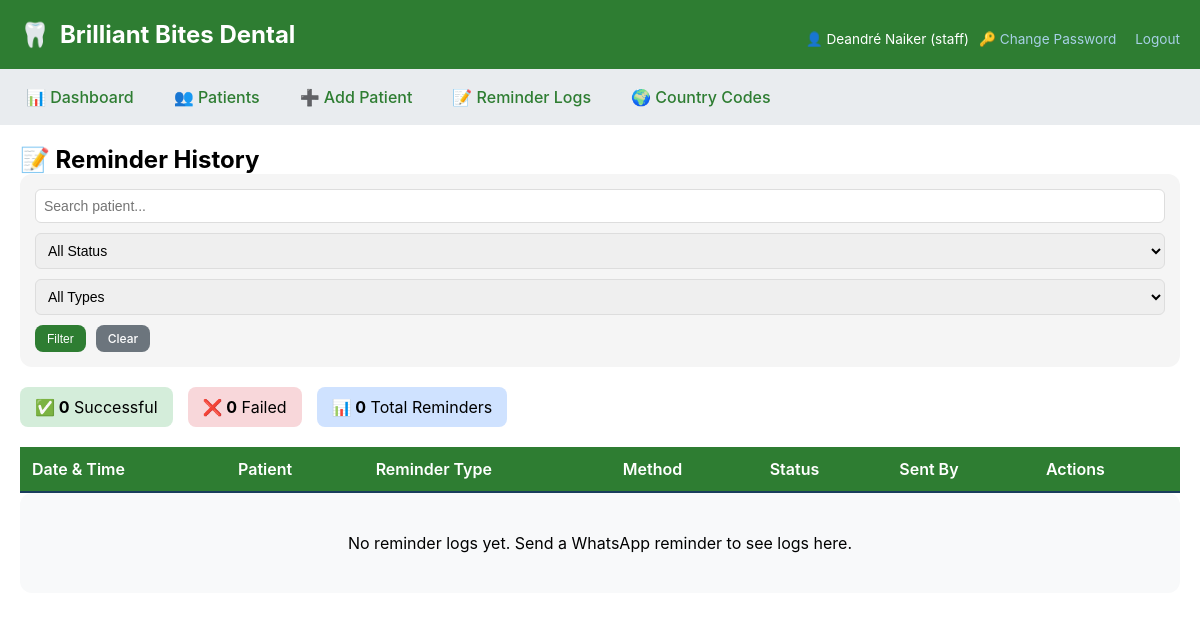
Page /reminder_logs (signed in) on the earlier database version.
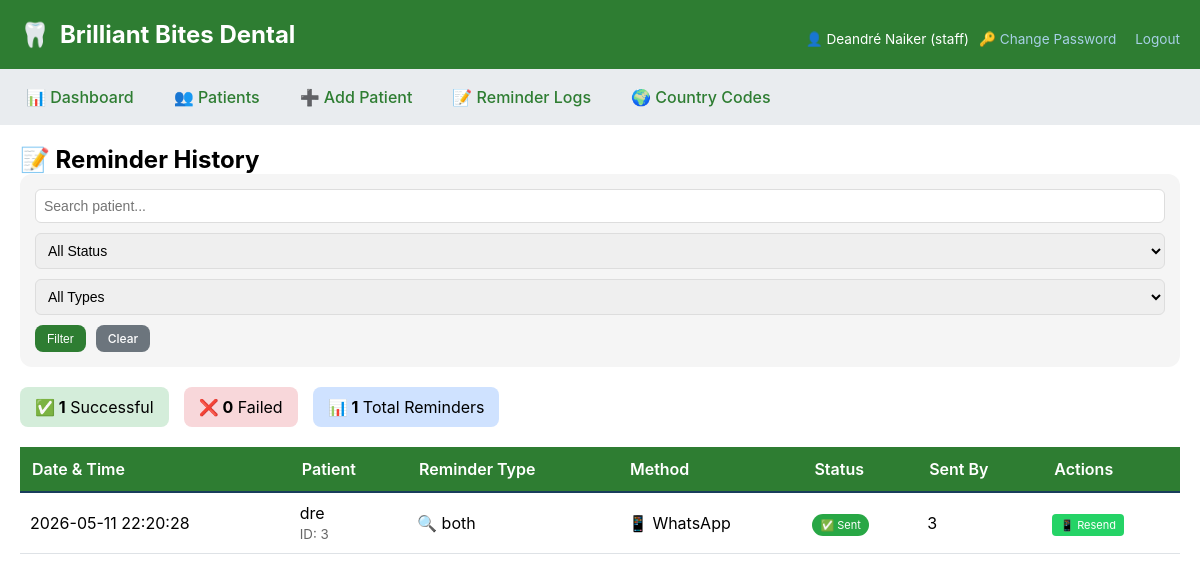
Same page on the later database version.
### tables this page shows
CREATE TABLE reminder_logs (
        id INTEGER PRIMARY KEY AUTOINCREMENT,
        patient_id INTEGER,
        patient_name TEXT,
        reminder_type TEXT,
        sent_at TIMESTAMP DEFAULT CURRENT_TIMESTAMP,
        method TEXT,
        status TEXT,
        error_details TEXT,
        sent_by INTEGER,
        FOREIGN KEY (sent_by) REFERENCES users (id)
    );

### app.py (the view)
@app.route('/reminder_logs')
@login_required
def reminder_logs():
    conn = get_db()
    search = request.args.get('search', '')
    status_filter = request.args.get('status', '')
    type_filter = request.args.get('type', '')
    query = "SELECT * FROM reminder_logs WHERE 1=1"
    params = []
    if search:
        query += " AND patient_name LIKE ?"
        params.append(f'%{search}%')
    if status_filter:
        query += " AND status = ?"
        params.append(status_filter)
    if type_filter:
        query += " AND reminder_type LIKE ?"
        params.append(f'%{type_filter}%')
    query += " ORDER BY sent_at DESC LIMIT 500"
    logs = conn.execute(query, params).fetchall()
    stats = {
        'total': conn.execute("SELECT COUNT(*) as count FROM reminder_logs").fetchone()['count'],
        'sent': conn.execute("SELECT COUNT(*) as count FROM reminder_logs WHERE status = 'sent'").fetchone()['count'],
        'failed': conn.execute("SELECT COUNT(*) as count FROM reminder_logs WHERE status = 'failed'").fetchone()[
            'count']
    }
    conn.close()
    return render_template('reminder_logs.html', logs=logs, stats=stats,
                           search=search, status=status_filter, type=type_filter)

### app.py (called while the page is built)
def get_db():
    conn = sqlite3.connect('dental.db', timeout=30)
    conn.row_factory = sqlite3.Row
    return conn

def login_required(f):
    @wraps(f)
    def decorated_function(*args, **kwargs):
        if 'user_id' not in session:
            flash('Please login to continue', 'warning')
            return redirect(url_for('login'))
        return f(*args, **kwargs)
    return decorated_function

### templates/reminder_logs.html (shortened to what the changed rows need)
{% extends "base.html" %}
{% block content %}
<h2>📝 Reminder History</h2>
<div style="background: #f5f5f5; padding: 15px; border-radius: 12px; margin-bottom: 20px;">
    <form method="GET" style="display: flex; gap: 10px; flex-wrap: wrap;">
    </form>
</div>
<div style="display: flex; gap: 15px; margin-bottom: 20px; flex-wrap: wrap;">
    <div style="background: #d4edda; padding: 10px 15px; border-radius: 8px;">
        <strong>✅ {{ stats.sent }}</strong> Successful
    </div>
    <div style="background: #f8d7da; padding: 10px 15px; border-radius: 8px;">
    </div>
    <div style="background: #cfe2ff; padding: 10px 15px; border-radius: 8px;">
        <strong>📊 {{ stats.total }}</strong> Total Reminders
    </div>
</div>
<div class="table-responsive">
    <table style="width: 100%; border-collapse: collapse;">
        <thead>
            <tr style="background: #2c5f8a; color: white;">
                <th style="padding: 12px;">Date & Time</th>
                <th style="padding: 12px;">Patient</th>
                <th style="padding: 12px;">Reminder Type</th>
                <th style="padding: 12px;">Method</th>
                <th style="padding: 12px;">Status</th>
                <th style="padding: 12px;">Sent By</th>
                <th style="padding: 12px;">Actions</th>
            </tr>
        </thead>
        <tbody>
            {% for log in logs %}
            <tr style="border-bottom: 1px solid #ddd;">
                <td style="padding: 10px;">{{ log.sent_at[:19] if log.sent_at else 'N/A' }}</td>
                <td style="padding: 10px;">
                    {{ log.patient_name }}
                    {% if log.patient_id %}
                    <br><small style="color: #666;">ID: {{ log.patient_id }}</small>
                    {% endif %}
                </td>
                <td style="padding: 10px;">
                    {% if 'cleaning' in log.reminder_type|lower %}
                        🦷 {{ log.reminder_type }}
                    {% else %}
                        🔍 {{ log.reminder_type }}
                    {% endif %}
                </td>
                <td style="padding: 10px;">
                    {% if log.method == 'whatsapp' %}
                        📱 WhatsApp
                    {% elif log.method == 'sms' %}
                        💬 SMS
                    {% else %}
                        {{ log.method }}
                    {% endif %}
                </td>
                <td style="padding: 10px;">
                    {% if log.status == 'sent' %}
                        <span style="background: #28a745; color: white; padding: 4px 8px; border-radius: 20px; font-size: 11px;">✅ Sent</span>
                    {% else %}
                        <span style="background: #dc3545; color: white; padding: 4px 8px; border-radius: 20px; font-size: 11px;">❌ Failed</span>
                    {% endif %}
                </td>
                <td style="padding: 10px;">{{ log.sent_by or 'System' }}</td>
                <td style="padding: 10px;">
                    {% if log.patient_id %}
                        <a href="/whatsapp_reminder/{{ log.patient_id }}" class="btn-small" style="background: #25D366; color: white; padding: 4px 8px; border-radius: 4px; text-decoration: none; font-size: 11px;">
                            📱 Resend
                        </a>
                    {% endif %}
                </td>
            </tr>
            {% endfor %}
        </tbody>
    </table>
</div>
{% if logs|length == 0 %}
<p style="text-align: center; padding: 40px; background: #f8f9fa; border-radius: 12px;">
    No reminder logs yet. Send a WhatsApp reminder to see logs here.
</p>
{% endif %}
{% endblock %}

Differences in the rows shown:
added reminder_logs: sent_at "2026-05-11 22:20:28", patient_name "dre", patient_id "3", reminder_type "both", method "📱 WhatsApp", status "✅ Sent", sent_by "3"
Other differences:
{{ stats.sent }}: "0" → "1"
{{ stats.total }}: "0" → "1"
text no longer shown: "No reminder logs yet. Send a WhatsApp reminder to see logs here."
